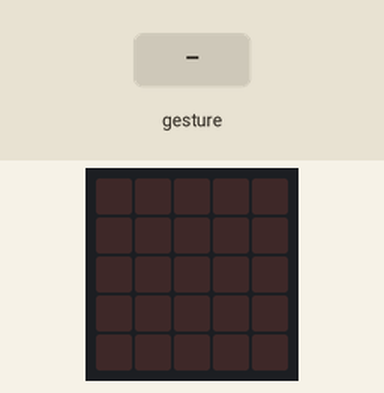
Bench run of a program on a simulated BBC micro:bit (MakeCode). Parts: the board's 5×5 LED display. Inputs (shaded band) come from the test bench. Random numbers come from a fixed seed; a tilt is held for 1.5 s and a shake lasts 1 s, then the board lies face up again.

Above: at 1.2 s.
1.3 s: gesture 'shake'
At 2.3 s:
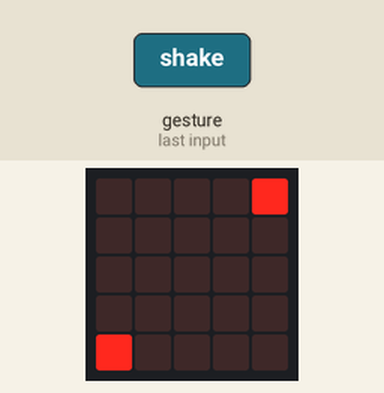
3.0 s: gesture 'shake'
At 3.6 s:
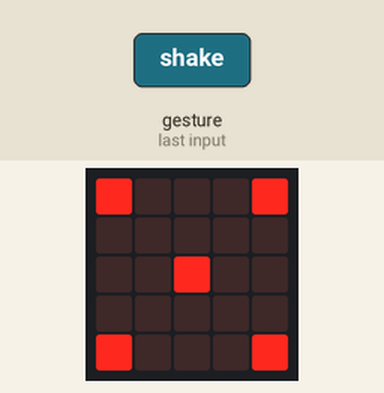
4.7 s: gesture 'shake'
At 6.1 s:
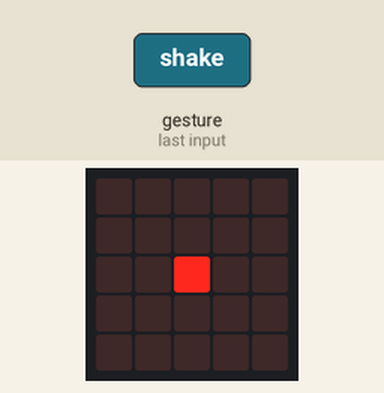
6.4 s: gesture 'shake'
At 7.4 s:
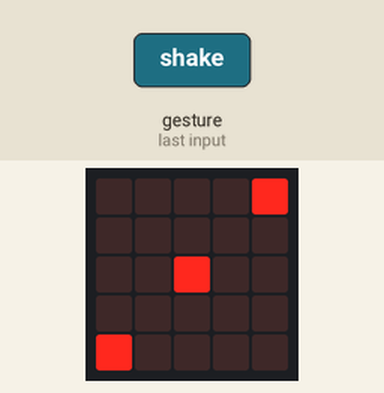
Timing chart, 0 to 9.1 s (numbered marks = the images above; inputs shaded):
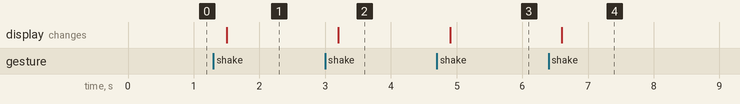

Measured:
- after the input at 1.3 s, the display: changes after 0.20 s (image 1)
- after the input at 3.0 s, the display: changes after 0.20 s (image 2)
- after the input at 4.7 s, the display: changes after 0.20 s (image 3)
- after the input at 6.4 s, the display: changes after 0.20 s (image 4)

The program:

main.ts
```typescript
let nb = 0
input.onGesture(Gesture.Shake, function () {
    nb = randint(1, 6)
    if (nb == 1) {
        basic.showLeds(`
            . . . . .
            . . . . .
            . . # . .
            . . . . .
            . . . . .
            `)
    } else if (nb == 2) {
        basic.showLeds(`
            . . . . #
            . . . . .
            . . . . .
            . . . . .
            # . . . .
            `)
    } else if (nb == 3) {
        basic.showLeds(`
            . . . . #
            . . . . .
            . . # . .
            . . . . .
            # . . . .
            `)
    } else if (nb == 4) {
        basic.showLeds(`
            # . . . #
            . . . . .
            . . . . .
            . . . . .
            # . . . #
            `)
    } else if (nb == 5) {
        basic.showLeds(`
            # . . . #
            . . . . .
            . . # . .
            . . . . .
            # . . . #
            `)
    } else if (nb == 6) {
        basic.showLeds(`
            # . . . #
            . . . . .
            # . . . #
            . . . . .
            # . . . #
            `)
    }
})
```

test.ts
```typescript
// les tests vont ici ; cela ne sera pas compilé si ce paquet est utilisé en tant qu'extension.
```
